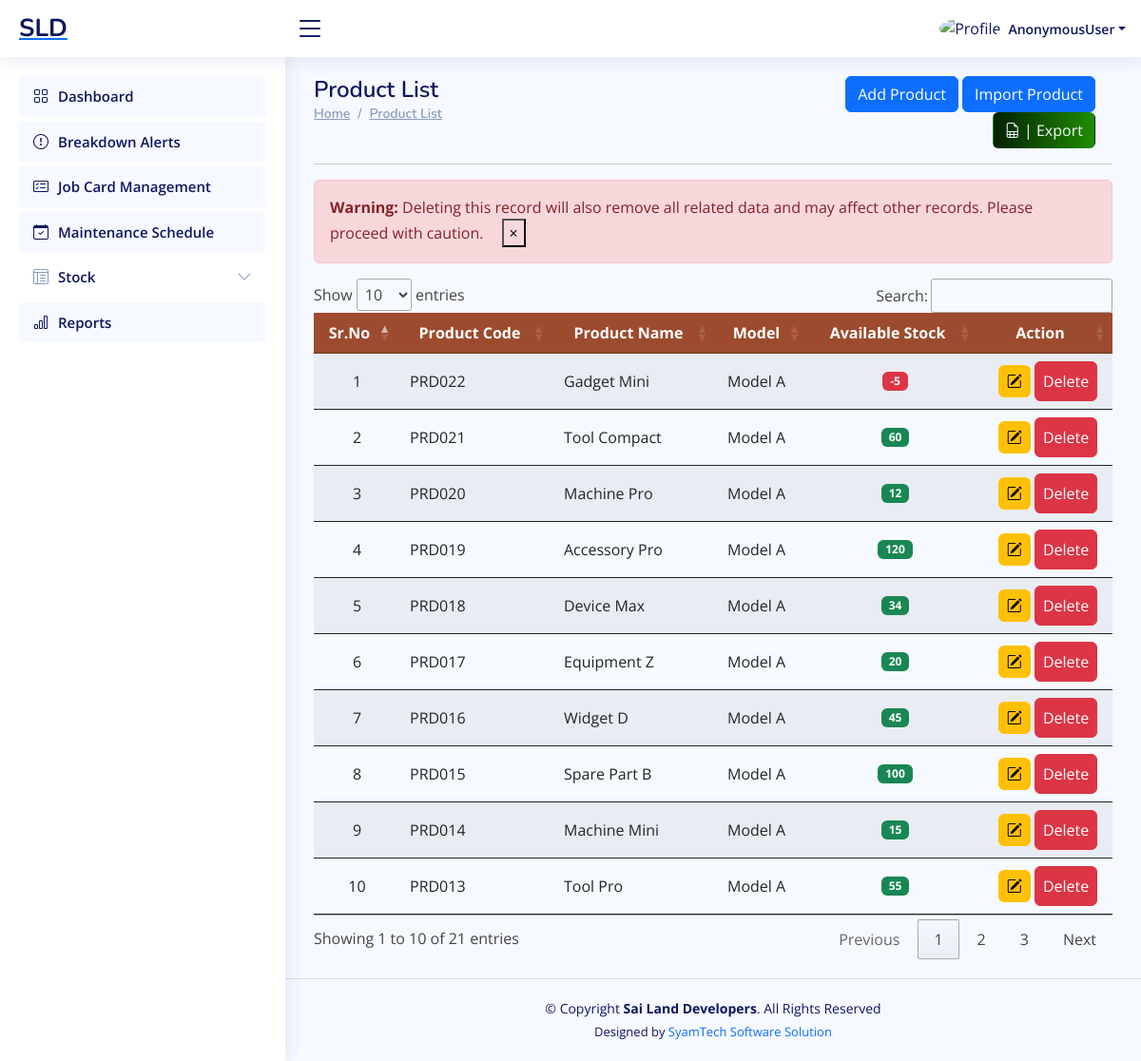
Page /workshop/product-list/ on the committed database.
### ERP_Admin/models.py (models this page shows, shortened)
class Product(models.Model):
    product_code = models.CharField(max_length=20, unique=True, db_index=True)
    product_name = models.CharField(max_length=100, db_index=True)
    model = models.ForeignKey(Model, related_name='items', null=True, blank=True, on_delete=models.CASCADE)
    description = models.TextField(null=True, blank=True)
    sale_price = models.DecimalField(max_digits=10, decimal_places=2, null=True)  # Use DecimalField for monetary values
    minimum_stock_alert = models.PositiveIntegerField(default=0)
    available_stock = models.IntegerField(default=0, db_index=True, null=True, blank=True)
    product_image=models.ImageField(upload_to="Product Images", height_field=None, width_field=None, max_length=500, null=True, blank=True)

class Model(models.Model):
    model_name = models.CharField(max_length=50, unique=True, db_index=True)
    def __str__(self):
        return self.model_name

### ERP_Workshop/views.py (the view)
# urls.py: path('product-list/', views.product_list, name='workshop_product_list'),
def product_list(request):
    form = ProductForm()
    products = Product.objects.select_related("model").order_by("-id")
    return render(request, "workshop_product_list.html", {'form': form, 'product': products})

### ERP_Workshop/forms.py (shortened to what this page needs)
class ProductForm(forms.ModelForm):
    class Meta:
        model = Product
        fields = [
            'product_code',
            'model',
            'product_name',
            'description',
            'sale_price',
            'minimum_stock_alert',
            'available_stock',
            'product_image',
        ]
        widgets = {
            'description': forms.Textarea(attrs={'rows': 4, 'cols': 40}),
        }
    def __init__(self, *args, **kwargs):
        super(ProductForm, self).__init__(*args, **kwargs)
        self.fields['model'].required = False

### ERP_Workshop/templates/workshop_product_list.html (shortened to what this page needs)
{% extends "workshop_base.html" %}
{% load crispy_forms_tags %}
{% block content %}
<main id="main" class="main">
        <div class="row">
            <div class="col-sm-6">
                <div class="pagetitle">
                    <h1>Product List</h1>
                    <nav>
                        <ol class="breadcrumb">
                            <li class="breadcrumb-item"><a href="#">Home</a></li>
                            <li class="breadcrumb-item"><a href="#">Product List </a></li>
                        </ol>
                    </nav>
                </div>
            </div>
            <div class="col-sm-6">
                <div class="container" style="max-width:97%;">
                    <div class="text-lg-end text-start">
                        <a href="#" class="btn btn-primary" data-toggle="modal"
                            data-target="#model_create_product"> Add Product</a>
                        <a href="#" class="btn btn-primary" data-toggle="modal" data-target="#model_import_product"> Import
                            Product</a>
                        <a href="{% url "export_product_data" %}" class="btn text-light"   style="background: linear-gradient(90deg, rgb(3, 32, 0) 0%,   rgb(31, 141, 0) 100%);"><i class="bi bi-file-earmark-spreadsheet"></i> | Export</a>
                    </div>
                </div>
            </div>
        </div>
        <section class="section dashboard">
            <hr>
            <div class="alert alert-danger alert-dismissible fade show" role="alert">
                <strong>Warning:</strong> Deleting this record will also remove all related data and may affect other records. Please proceed with caution.
                <button type="button" class="close" data-dismiss="alert" aria-label="Close" style="background: none; margin-left: 15px;">
                <span aria-hidden="true">&times;</span>
                </button>
            </div>
            <div class="row">
                <div class="col-lg-12">
                    <div class="row">
                        <div class="container" style=" overflow:scroll;">
                            <table id="product_table" class="table table-striped "
                                style="overflow:scroll; width:100%;min-width: max-content;">
                                <thead>
                                    <tr style="background:#9c4b2e;">
                                        <th scope="col" class="text-center text-white" style="">Sr.No</th>
                                        <th scope="col" class="text-center text-white" style="">Product Code</th>
                                        <th scope="col" class="text-center text-white" style="">Product Name</th>
                                        <th scope="col" class="text-center text-white" style="">Model</th>
                                        <th scope="col" class="text-center text-white" style="">Available Stock</th>
                                        <th scope="col" class="text-center text-white" style="">Action</th>
                                    </tr>
                                </thead>
                                <tbody>
                                    {% if product %}
                                    {% for r in product %}
                                    <tr>
                                        <td class="text-center">{{forloop.counter}}</td>
                                        <td class="text-left">{{r.product_code}}</td>
                                        <td class="text-left">{{r.product_name}}</td>
                                        <td class="text-left">{{r.model.model_name}}</td>
                                        <td class="text-center">
                                            {% if r.available_stock == r.minimum_stock_alert %}
                                            <span class="badge bg-warning">{{r.available_stock}}</span>
                                            {% elif r.available_stock < r.minimum_stock_alert %}
                                            <span class="badge bg-danger">{{r.available_stock}}</span>
                                            {% else %}
                                            <span class="badge bg-success">{{r.available_stock}}</span>
                                            {% endif %}
                                        </td>
                                        <td>
                                            <center>
                                                <a href="javascript:void(0);" data-url="{% url 'workshop_update_product' r.id %}" class="btn btn-warning px-2 py-2" onclick="mini_window_2(this)"><i class="bi bi-pencil-square"></i></a>
                                                <a href="{% url 'workshop_delete_product' r.id %}" class="btn btn-danger px-2 py-2" onclick="confirmDelete(this); return false;">Delete</a>
                                            </center>
                                        </td>
                                    </tr>
                                    {% endfor %}
                                    {% endif %}
                                </tbody>
                            </table>
                        </div>
                    </div>
                </div>
            </div>
        </section>
</main>
{% endblock content %}

### rows in the picture
Product: product_code "PRD022", product_name "Gadget Mini", model.model_name "Model A", available_stock "-5"
Product: product_code "PRD021", product_name "Tool Compact", model.model_name "Model A", available_stock "60"
Product: product_code "PRD020", product_name "Machine Pro", model.model_name "Model A", available_stock "12"
Product: product_code "PRD019", product_name "Accessory Pro", model.model_name "Model A", available_stock "120"
Product: product_code "PRD018", product_name "Device Max", model.model_name "Model A", available_stock "34"
Product: product_code "PRD017", product_name "Equipment Z", model.model_name "Model A", available_stock "20"
Product: product_code "PRD016", product_name "Widget D", model.model_name "Model A", available_stock "45"
Product: product_code "PRD015", product_name "Spare Part B", model.model_name "Model A", available_stock "100"
Product: product_code "PRD014", product_name "Machine Mini", model.model_name "Model A", available_stock "15"
Product: product_code "PRD013", product_name "Tool Pro", model.model_name "Model A", available_stock "55"

### other values in the picture
{{ request.user }} "AnonymousUser"
